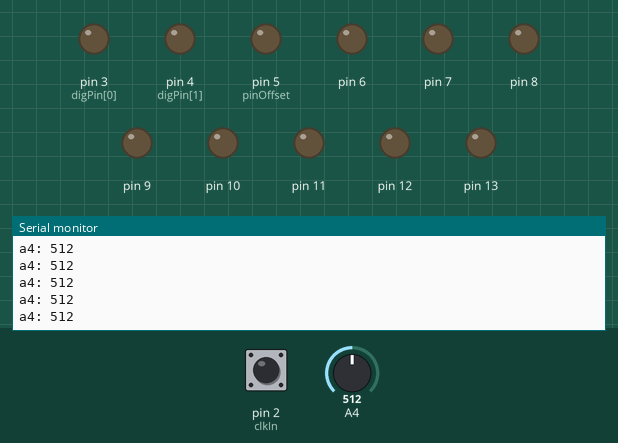
Recording of a sketch running on a simulated Arduino Nano, built with avr-gcc and run on an emulated ATmega328P. On the bench: output pins drawn as LEDs (lit = HIGH), the last lines printed to the serial monitor. Inputs (shaded band) come from the test bench; at power-on: A4 = 512, pin 2 (clkIn) HIGH.

Above: at 1.2 s.
1.3 s: A4 set to 981
At 2.4 s:
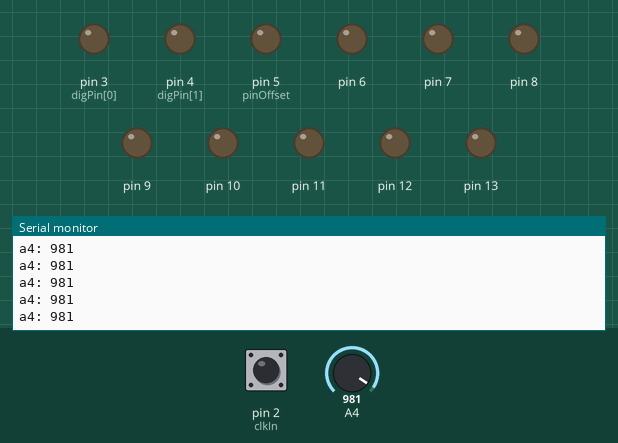
2.8 s: A4 set to 1010
At 3.9 s:
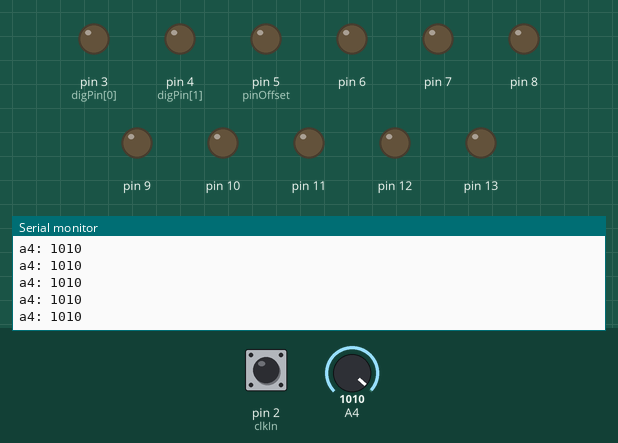
Timing chart, 0 to 5.8 s (numbered marks = the images above; inputs shaded):
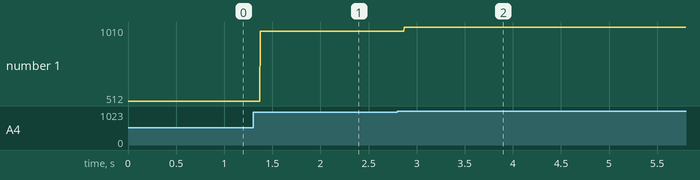

The sketch:

Ardcore_expander_tutorial.ino
```cpp
 /*  ============================================================
  *
  *  Program: ASCTard011 - Expander Tutorial
  *
  *  Description:
  *               Quick tutorial/demos for the snazzyFX ardcore expander.
  *               This makes no sound and does nothing useful but should help explain it a bit
  *               It is STRONGLY recommended to put the outputs into a scope/o'tool so you can see whats going on
  *
  *
  *
  *  Last Update: 19/11/13
  *
  */

  /* ARDCORE SETUP */

//  constants related to the Arduino Nano pin use
const int clkIn = 2;           // the digital (clock) input
const int digPin[2] = {3, 4};  // the digital output pins
const int pinOffset = 5;       // the first DAC pin (from 5-12)
int trigTime = 500;       // 25 ms trigger timing
byte in;
//  variables for interrupt handling of the clock input
volatile int clkState = LOW;

//  variables used to control the current DIO output states
int writeState = LOW;        // start with both set low
unsigned long writeMilli = 0;  // a place to store millis()

int tempval = 0;               // the input value
int oldin[4] = {0,0,0,0}; //to dejitter we need to hold our old input values in an array, values correspond to A2,A3,A4,A5

//IMPORTANT - THESE ARE REQUIRED IF YOU USE THE TIMER2 FUNCTION TO SEND DC TO PIN11
#define cbi(sfr, bit) (_SFR_BYTE(sfr) &= ~_BV(bit))
#define sbi(sfr, bit) (_SFR_BYTE(sfr) |= _BV(bit))

void setup(){

  /* Debug */
  Serial.begin(9600);

  /*Ardcore Setup */
  // set up the digital (clock) input
  pinMode(clkIn, INPUT);
  pinMode(13, OUTPUT);

    // set up the digital outputs
  for (int i=0; i<2; i++) {
    pinMode(digPin[i], OUTPUT);
    digitalWrite(digPin[i], LOW);
  }


  attachInterrupt(0, isr, CHANGE);


  // set up the 8-bit DAC output pins
  for (int i=0; i<8; i++) {
    pinMode(pinOffset+i, OUTPUT);
    digitalWrite(pinOffset+i, LOW);
  }

  //this is a new routine that you will need to successfully analog write DC to pin11 of the ardcore expander.
  // If you analog write without the prescaling etc.... you'll still get a pulse train but the RC filter is optimized for audio
  //Massive credit to Dan Snazelle for this function!!!!
  Setup_timer2();


}

/*
* Uncomment the lines that correspond to the feature you want to test
*
*/
void loop(){
  /*
  * New analog ins return different values as they accept bipolar inputs.
  * No input returns 522
  * -5v returns 0
  * 5v returns 1023
  *
  * On these inputs the knob attenuate only they DO NOT provide a fixed voltage as per ins a0-a3,
  * thus a4 a5 input will be 522 constantly with no external in
  */
  newanalogins();


  /*
  * Bits Light Show shows the new trigger/gate outs
  * A0 controls delay between values, start with this about 9 o'clock
  * This outputs a ramp on the dac and lights up the corresponding bits out on the expander
  * This should hopefully tell you that if you use the dac out you cant use the bits out as seperate digital outs
  * So if lots of gate/trigs are needed and also a cv its good to output what would go to the dac on pin 11 (or bitbang pin 13)
  * and then you can uses bits 0-5 and 7 (arduino outs 5-10 and 12) as extra digital outs.
  * You CANNOT use bit6 (arduino out 11) as a digital out as this is the SAME output as pin 11!!!!
  */
  //bitslightshow();


  /*
  * Incerement outs addresses each of the bits of the dac with a port manipulation to set them high directly, as opposed to the above
  * which takes its output from writing an analog value.
  * Using this method we can call each of the outputs individually
  * if you dont want to use port manipulation you could equally do digitalWrite(0-13, HIGH/LOW);
  */
 // incrementouts();

  /*
  * PIN11 OUT
  * Pin11 is an analog out so you can use analogwrite(11, x) to write to it
  * This test takes the value of A2 and echoes it to pin11 out
  * check out the difference between taking this output from 11 and bit6! (10v p-p on 6, 5 on 11)
  */
 // pineleven();

  /*
  * Bitbang13
  * This shows you how to bitbang a port out to provide a cv, IMPORTANT you need to put this through a slew to get a smooth value out!!!!
  */
 // bitbang13();
}

void newanalogins(){
   //get the new analog ins and print them if changed
  int a4 = analogRead(4); //value 2 of the old in array is pin 4
//  int a5 = deJitter(analogRead(5), oldin[3]); //value 3 of the old in array is pin 5
//  if(a4 != oldin[2]){ //if the new input does not equal the old one print the output
  Serial.print("a4: ");
  Serial.println(a4);
 // oldin[2] = a4; //set our old value as it has changed
 // }
 // if(a5 != oldin[3]){//if the new input does not equal the old one print the output
//  Serial.print("a5: ");
//  Serial.println(a5);
//  oldin[3] = a5; //set our old value as it has changed
//  }


}

/*this shows what happens to the digital outs when you just send a value to the DAC, you can see how the bits correspond to outputs going high */
void bitslightshow(){
  for(int i = 0; i< 256; i++){
   dacOutput(i);
   delay(analogRead(2));
  }
}

//see the port manipulation tutorial for how this works
void incrementouts(){
  for(int i = 0; i<10;i++){
  (i < 5) ? PORTD |= (1<< i+3) : PORTB |= (1<<i-5); //write the output high
  delay(30);
    }

  for(int i = 0; i<10;i++){
  (i < 5) ? PORTD &= ~(1<< i+3) : PORTB &= ~(1<<i-5); //write output low
  delay(30);
  }

}

/*this echos the input at a2 on pin11 */
void pineleven(){
  int a2 = deJitter(analogRead(2), oldin[0]); //value 0 of the old in array is pin 2
  analogWrite(11, a2/4);
}

//this is basically how to bitbang a port out. If you connect output 13 to a slew limiter or lpf you'll see a steady cv value out that echos a[2] in
//obviously because of the delays used this will mess up your timing. To use this in a patch think about using something like Timed Actions http://playground.arduino.cc/Code/TimedAction to turn the pins on and off
void bitbang13(){
 int freq =  deJitter(analogRead(2), oldin[0]);
 freq = freq+1; //no 0 here or its on all the time
 digitalWrite(13, HIGH);
 delayMicroseconds(freq); // Approximately 10% duty cycle @ 1KHz
 digitalWrite(13, LOW);
 delayMicroseconds(1025 - freq);

}


//this dejitter only has a value of 2 so we get the most results returned for testing, standard patches have this around 8
int deJitter(int v, int test)
{
  if (abs(v - test) > 2) {
    return v;
  }
  return test;
}

//  dacOutput(byte) - deal with the DAC output
//  -----------------------------------------
void dacOutput(byte v)
{
  //Serial.println("CALLED");
  PORTB = (PORTB & B11100000) | (v >> 3);
  PORTD = (PORTD & B00011111) | ((v & B00000111) << 5);
}

void isr()
{
  clkState = !clkState;
}

//******************************************************************
// timer2 setup
// set prscaler to 1, PWM mode to phase correct PWM,  16000000/510 = 31372.55 Hz clock
void Setup_timer2() {

// Timer2 Clock Prescaler to : 1
  sbi (TCCR2B, CS20);
  cbi (TCCR2B, CS21);
  cbi (TCCR2B, CS22);

  // Timer2 PWM Mode set to Phase Correct PWM
  cbi (TCCR2A, COM2A0);  // clear Compare Match
  sbi (TCCR2A, COM2A1);

  sbi (TCCR2A, WGM20);  // Mode 1  / Phase Correct PWM
  cbi (TCCR2A, WGM21);
  cbi (TCCR2B, WGM22);
}
```

Measured:
- after the input at 1.3 s, the serial monitor: prints a new line after 0.08 s (image 1)
- after the input at 2.8 s, the serial monitor: prints a new line after 0.07 s (image 2)
- plotted number 1: 512 → 981 after the input at 1.3 s, 981 → 1010 after the input at 2.8 s
